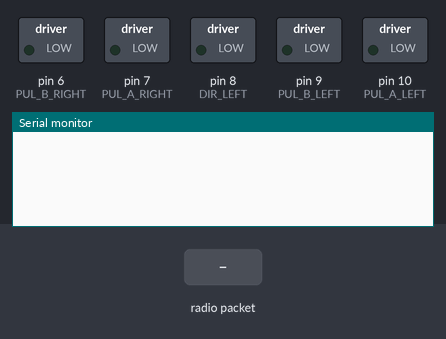
A sketch run on a simulated Arduino Uno, built with avr-gcc and run on an emulated ATmega328P. Shown: switched loads named in the sketch (green lamp = pin HIGH), the last lines printed to the serial monitor. Inputs (shaded band) come from the test bench. No radio packets arrive unless stated.

Above: at 1.2 s.
1.3 s: radio packet "F" arrives
At 2.5 s:
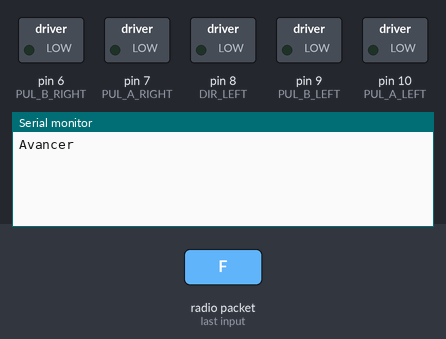
2.8 s: radio packet "B" arrives
At 3.7 s:
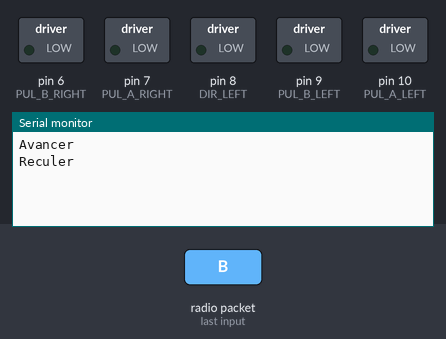
4.3 s: radio packet "R" arrives
At 4.9 s:
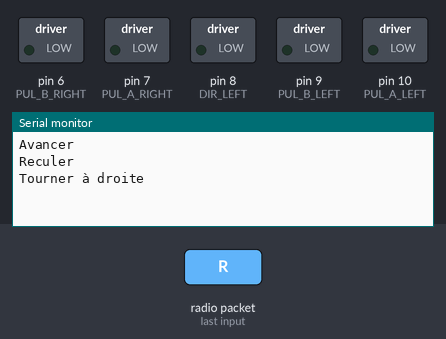

Measured:
- after the input at 1.3 s, the serial monitor: prints a new line at once (image 1)
- after the input at 2.8 s, the serial monitor: prints a new line at once (image 2)
- after the input at 4.3 s, the serial monitor: prints a new line at once (image 3)

The sketch:

receiver-v3.ino
```cpp
// On charge la librairie VirtualWire afin de pouvoir réaliser une communication
// sans fil via notre récepteur 433MHz.
#include <VirtualWire.h>

// On défini les occurences dont on aura besoin.
#define PUL_A_RIGHT 7
#define PUL_B_RIGHT 6
#define DIR_RIGHT 6
#define PUL_A_LEFT 10
#define PUL_B_LEFT 9
#define DIR_LEFT 8

// On défini les variables dont on aura besoin pour la réception sans fil.
uint8_t buf[VW_MAX_MESSAGE_LEN];
uint8_t buflen = VW_MAX_MESSAGE_LEN;
uint8_t i;

// Initialisation de notre programme,, ne s'exécute qu'une seule fois au démarrage.
void setup()
{
  // Afin de faire les tests, à supprimer dans la version finale.
  Serial.begin(9600);

  // On déclare les sorties.
  pinMode(PUL_A_RIGHT, OUTPUT);
  pinMode(PUL_B_RIGHT, OUTPUT);
  pinMode(DIR_RIGHT, OUTPUT);
  pinMode(PUL_A_LEFT, OUTPUT);
  pinMode(PUL_B_LEFT, OUTPUT);
  pinMode(DIR_LEFT, OUTPUT);

  // Bits par seconde (nous pouvons le modifier mais cela modifiera la portée).
  // On choisi 1000bps puisque c'est le meilleur ratio afin d'obtenir une portée
  // conséquente et une bonne qualité de transmission.
  vw_setup(1000);

  // On défini l'entrée sur laquelle on reliera la broche DATA du récepteur.
  vw_set_rx_pin(2);

  // On démarre la réception sans fil.
  vw_rx_start();
}

// Boucle de notre programme, s'exécute en boucle.
void loop()
{

  // Si un message est reçu.
  if (vw_get_message(buf, &buflen))
  {
    // Si on reçoit l'ordre de faire avancer le robot.
    if (char(buf[0]) == 'F' && buflen == 1)
    {
      // Afin de faire les tests, à supprimer dans la version finale.
      Serial.println("Avancer");

      // Ajouter ici les actions à effectuer sur les moteurs.
    }

    // Si on reçoit l'ordre de faire avancer le robot.
    else if (char(buf[0]) == 'B' && buflen == 1)
    {
      // Afin de faire les tests, à supprimer dans la version finale.
      Serial.println("Reculer");

      // Ajouter ici les actions à effectuer sur les moteurs.
    }

    // Si on reçoit l'ordre de faire tourner à droite le robot.
    else if (char(buf[0]) == 'R' && buflen == 1)
    {
      // Afin de faire les tests, à supprimer dans la version finale.
      Serial.println("Tourner à droite");

      // Ajouter ici les actions à effectuer sur les moteurs.
    }

    // Si on reçoit l'ordre de faire tourner à gauche le robot.
    else if (char(buf[0]) == 'L' && buflen == 1)
    {
      // Afin de faire les tests, à supprimer dans la version finale.
      Serial.println("Tourner à gauche");

      // Ajouter ici les actions à effectuer sur les moteurs.
    }

  }
}

// Fonction permettant de définir les sens des moteurs afin de faire avancer le robot.
void forward()
{
  digitalWrite(DIR_RIGHT, HIGH);
  digitalWrite(DIR_LEFT, LOW);
}

// Fonction permettant de définir les sens des moteurs afin de faire reculer le robot.
void backward()
{
   digitalWrite(DIR_RIGHT, LOW);
   digitalWrite(DIR_LEFT, HIGH);
}

// Fonction permettant de définir les sens des moteurs afin de faire tourner à gauche le robot.
void turnLeft()
{
   digitalWrite(DIR_RIGHT, HIGH);
   digitalWrite(DIR_LEFT, HIGH);
}

// Fonction permettant de définir les sens des moteurs afin de faire tourner à droite le robot.
void turnRight()
{
   digitalWrite(DIR_RIGHT, LOW);
   digitalWrite(DIR_LEFT, LOW);

}
```
